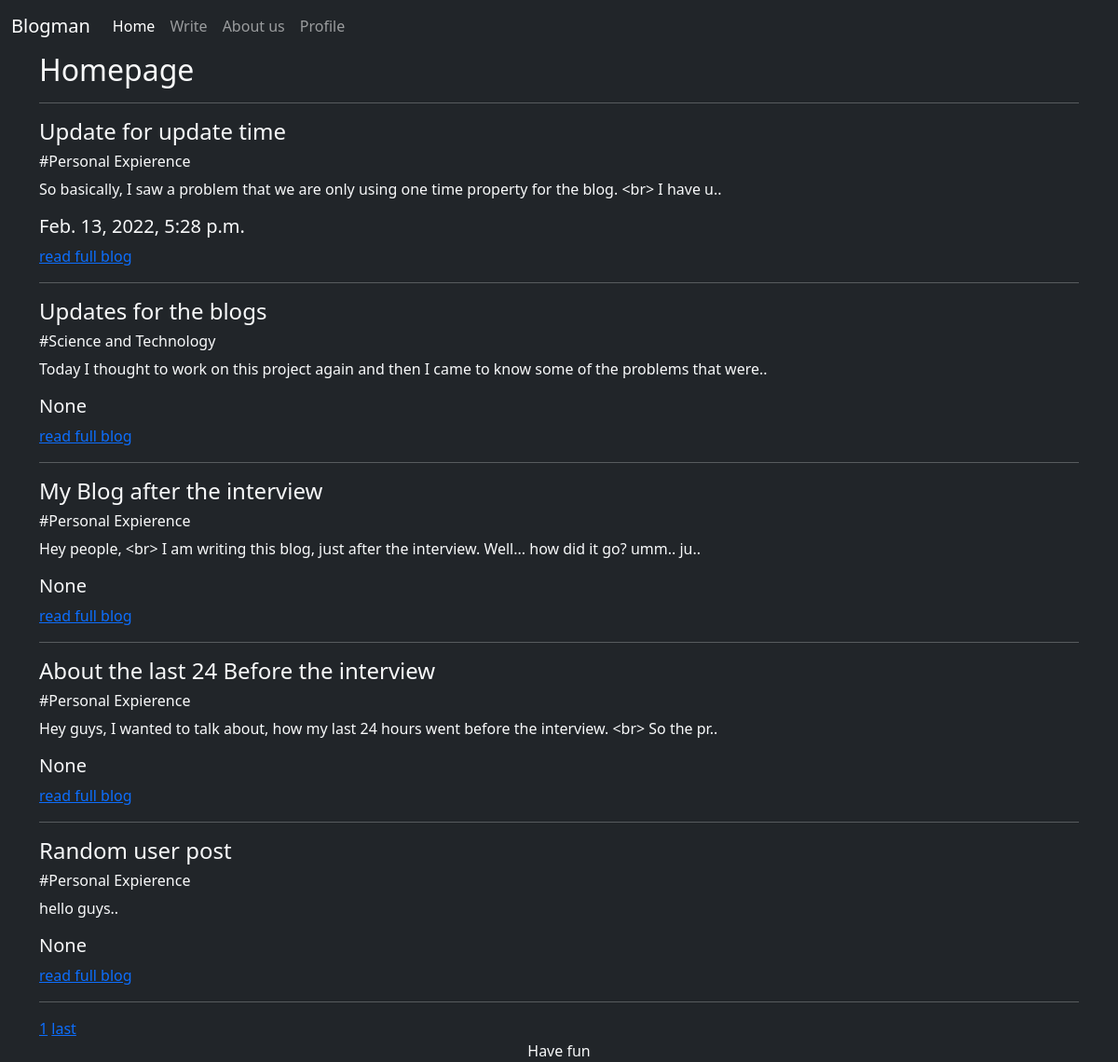
/ (signed in), run on the app's committed database.
### blogs/models.py (models this page shows, shortened)
class Blog(models.Model):
	id = models.BigAutoField(primary_key= True)
	genre_type = [
		("Science and Technology","Science and Technology"),
		("Literature","Literature"),
		("Action","Action"),
		("Personal Expierence","Personal Expierence"),
	]
	author = models.CharField(max_length=50)
	title  = models.CharField(max_length=100)
	genre  = models.CharField(max_length = 50, blank = True, null = True, choices=genre_type)
	content= models.TextField(blank = False)
	date = models.DateTimeField(blank= False)
	update_time = models.DateTimeField(blank= False, auto_now=True)
	private= models.BooleanField(default= False)
	class Meta:
		ordering = ['date']

### blogs/views.py (the view)
# urls.py: path('',blog_views.index,name="home"),
def index(request, *agrs, **kwargs):
	req_data = request.GET
	page = int(req_data.get('page')) if 'page' in req_data else 1
	start = (page-1)*page_count
	end = page_count*page
	count = (Blog.objects.filter(private=False).count() +page_count-1)//page_count
	blogs = Blog.objects.filter(private=False).order_by('-date')[start:end]
	context={
	"blogs":blogs,
	"cur":page
	}
	if page<count:
		context["last"]=count
		if page+1<count:
			context["next"]=page+1
	if page > 1:
		if page-1!=1:
			context["pre"]=page-1
		context['first']=1
	template = loader.get_template('index.html')
	return HttpResponse(template.render(context, request))

### templates/index.html (shortened to what this page needs)
{%extends 'Base.html'%}
{%block body%}
	<div class="container">
		<h2>Homepage</h2>
		<hr>
		{%for blog in blogs%}
			<h4>{{blog.title}}</h4>
			<h6>#{{blog.genre}}</h6>
			<p>
				{{blog.content|slice:100}}..
			</p>
			<h5>{{blog.date}}</h5>
			<a href="/desc/{{blog.id}}">read full blog</a>
			<hr>
		{%endfor%}
		<a  href=/?page={{cur}}>{{cur}}</a>
		{%if last%}
			<a  href=/?page={{last}}>last</a>
		{%endif%}
	</div>
{%endblock%}

### data on the page
Blog: title "Update for update time", genre "Personal Expierence", content "So basically, I saw a problem that we are only using one time property for the blog. <br> I have u", date "Feb. 13, 2022, 5:28 p.m."
Blog: title "Updates for the blogs", genre "Science and Technology", content "Today I thought to work on this project again and then I came to know some of the problems that were", date "None"
Blog: title "My Blog after the interview", genre "Personal Expierence", content "Hey people, <br> I am writing this blog, just after the interview. Well... how did it go? umm.. ju", date "None"
Blog: title "About the last 24 Before the interview", genre "Personal Expierence", content "Hey guys, I wanted to talk about, how my last 24 hours went before the interview. <br> So the pr", date "None"
Blog: title "Random user post", genre "Personal Expierence", content "hello guys", date "None"

### other printed values
{{ cur }} "1"
